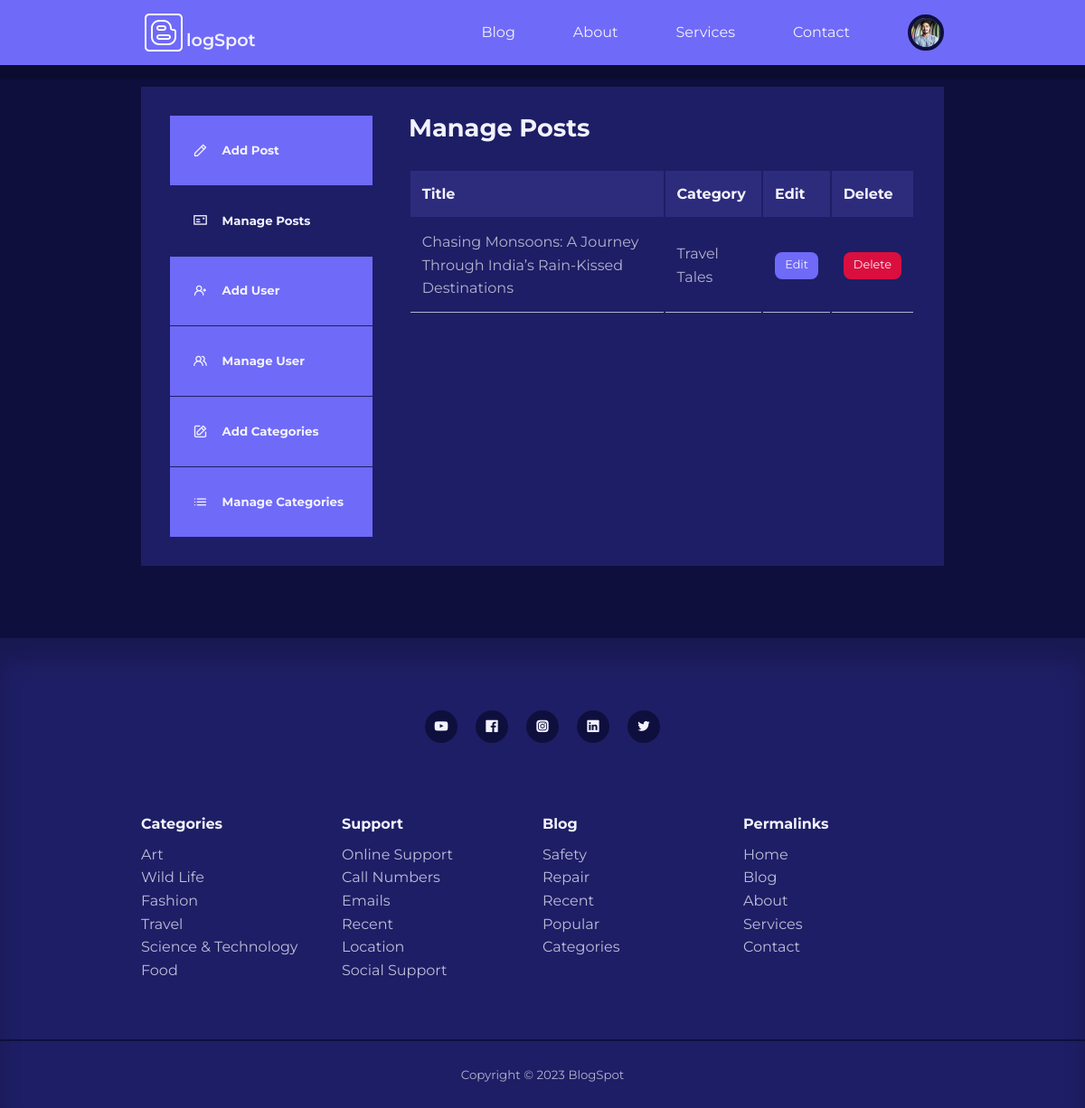
Page /admin/ (signed in) on the committed database.
### tables this page shows
CREATE TABLE `users` (
  `id` int(11) UNSIGNED NOT NULL,
  `firstname` varchar(50) NOT NULL,
  `lastname` varchar(50) NOT NULL,
  `username` varchar(50) NOT NULL,
  `email` varchar(100) NOT NULL,
  `password` varchar(255) NOT NULL,
  `avatar` varchar(255) NOT NULL,
  `admin` tinyint(1) NOT NULL
);

CREATE TABLE `posts` (
  `id` int(11) UNSIGNED NOT NULL,
  `title` varchar(255) NOT NULL,
  `body` text NOT NULL,
  `thumbnail` varchar(255) NOT NULL,
  `date_time` timestamp NOT NULL DEFAULT current_timestamp(),
  `category_id` int(11) UNSIGNED DEFAULT NULL,
  `author_id` int(11) UNSIGNED NOT NULL,
  `is_featured` tinyint(1) NOT NULL
);

CREATE TABLE `categories` (
  `id` int(11) UNSIGNED NOT NULL,
  `title` varchar(50) NOT NULL,
  `description` text NOT NULL
);

### admin/partial/header.php (called while the page is built, shortened)
<?php
require '../partials/header.php';
?>

### admin/index.php (the view, shortened to what this page needs)
<?php
include 'partial/header.php';
$current_user_id = $_SESSION['user-id'];
$query = "SELECT id, title, category_id FROM posts WHERE author_id='$current_user_id' ORDER BY id DESC";
$posts = mysqli_query($connection, $query);
?>
<section class="dashboard">
    <div class="container dashboard__container">
        <aside>
            <ul>
                <li>
                    <a href="add-post.php"><i class="uil uil-pen"></i>
                        <h5>Add Post</h5>
                    </a>
                </li>
                <li>
                    <a href="index.php" class="active"><i class="uil uil-postcard"></i>
                        <h5>Manage Posts</h5>
                    </a>
                </li>
                <?php if(isset($_SESSION['user_is_admin'])) :?>
                <li>
                    <a href="add-user.php"><i class="uil uil-user-plus"></i>
                        <h5>Add User</h5>
                    </a>
                </li>
                <li>
                    <a href="manage-users.php"><i class="uil uil-users-alt"></i>
                        <h5>Manage User</h5>
                    </a>
                </li>
                <li>
                    <a href="add-category.php"><i class="uil uil-edit"></i>
                        <h5>Add Categories</h5>
                    </a>
                </li>
                <li>
                    <a href="manage-categories.php"><i class="uil uil-list-ul"></i>
                        <h5>Manage Categories</h5>
                    </a>
                </li>
                <?php endif ?>
            </ul>
        </aside>
        <main>
            <h2>Manage Posts</h2>
            <?php if(mysqli_num_rows($posts) > 0) : ?>
            <table>
                <thead>
                    <tr>
                        <th>Title</th>
                        <th>Category</th>
                        <th>Edit</th>
                        <th>Delete</th>
                    </tr>
                </thead>
                <tbody>
                    <?php while($post = mysqli_fetch_assoc($posts)) : ?>
                    <?php
                    $category_id = $post['category_id'];
                    $category_query = "SELECT title FROM categories WHERE id='$category_id'";
                    $category_result = mysqli_query($connection, $category_query);
                    $category = mysqli_fetch_assoc($category_result);
                    ?>
                    <tr>
                        <td><?= $post['title'] ?></td>
                        <td><?= $category['title'] ?></td>
                        <td><a href="<?= ROOT_URL ?>admin/edit-post.php?id=<?= $post['id'] ?>" class="btn sm">Edit</a></td>
                        <td><a href="<?= ROOT_URL ?>admin/delete-post.php?id=<?= $post['id'] ?>" class="btn sm danger">Delete</a></td>
                    </tr>
                    <?php endwhile ?>
                </tbody>
            </table>
            <?php else :?>
                <div class="alert__message error"><?= "No posts found" ?></div>
            <?php endif ?>
        </main>
    </div>
</section>
<?php
include '../partials/footer.php'
?>

### partials/header.php (shortened to what this page needs)
<?php
require 'config/database.php';
if(isset($_SESSION['user-id'])) {
    $id = filter_var($_SESSION['user-id'], FILTER_SANITIZE_NUMBER_INT);
    $query = "SELECT avatar FROM users WHERE id=$id";
    $result = mysqli_query($connection, $query);
    $avatar = mysqli_fetch_assoc($result);
}
?>
<!DOCTYPE html>
<html lang="en">
<head>
  <link rel="stylesheet" href="<?= ROOT_URL ?>css/styles.css">
  <link rel="stylesheet" href="https://unicons.iconscout.com/release/v4.0.8/css/line.css">
</head>
<body>
    <nav>
        <div class="container nav__container">
            <a href="<?= ROOT_URL ?>" class="nav__logo">logSpot</a>
            <ul class="nav__items">
                <li><a href="<?= ROOT_URL ?>blog.php">Blog</a></li>
                <li><a href="<?= ROOT_URL ?>about.php">About</a></li>
                <li><a href="<?= ROOT_URL ?>services.php">Services</a></li>
                <li><a href="<?= ROOT_URL ?>contact.php">Contact</a></li>
                <?php if(isset($_SESSION['user-id'])) :?>
                <li class="nav__profile">
                    <div class="avatar">
                    <img src="<?= ROOT_URL ?>images/<?= $avatar['avatar'] ?>">
                    </div>
                </li>
                <?php else :?>
                <li><a href="<?= ROOT_URL ?>signin.php">Signin</a></li>
                <?php endif ?>
            </ul>
        </div>
    </nav>

### css/styles.css (style rules this page uses)
:root { --color-primary: #6f6af8; --color-primary-light: hsl(242, 91%, 69%, 18%); --color-primary-variant: #5854c7; --color-red: #da0f3f; --color-red-light: hsl(346, 87%, 46%, 15%); --color-green: #00c476; --color-green-light: hsl(156, 100%, 38%, 15%); --color-gray-900: #1e1e66; --color-gray-700: #2d2b7c; --color-gray-300: rgba(242, 242, 254, 0.3); --color-gray-200: rgba(242, 242, 254, 0.7); --color-white: #f2f2fe; --color-bg: #0f0f3e; --transition: all 300ms ease; --container-width-lg: 74%; --container-width-md: 88%; --form-width: 50%; --card-border-radius-1: 0.3rem; --card-border-radius-2: 0.5rem; --card-border-radius-3: 0.8rem; --card-border-radius-4: 2rem; --card-border-radius-5: 5rem; }
* { margin: 0; padding: 0; outline: 0; border: 0; appearance: none; list-style: none; text-decoration: none; box-sizing: border-box; }
body { font-family: 'Montserrat', sans-serif; line-height: 1.6; color: var(--color-gray-200); overflow-x: hidden; background: var(--color-bg); font-size: 1rem; }
.container { width: var(--container-width-lg); max-width: 1800px; margin-inline: auto; }
section { margin-top: 3rem; width: 100vw; }
h1, h2, h3, h4, h5 { color: var(--color-white); line-height: 1.3; }
h2 { font-size: 1.7rem; margin: 1rem 0; }
a { color: var(--color-white); transition: var(--transition); font-size: 1rem; }
img { display: block; width: 100%; object-fit: cover; }
nav { background: var(--color-primary); width: 100vw; height: 4.5rem; position: fixed; top: 0; z-index: 10; box-shadow: 0 1rem rgba(0 , 0, 0, 0.2); }
.nav__container { height: 100%; display: flex; align-items: center; justify-content: space-between; }
.avatar { width: 2.5rem; height: 2.5rem; border-radius: 50%; overflow: hidden; border: 0.3rem solid var(--color-bg); }
.nav__logo { font-weight: 600; font-size: 1.2rem; height: 50px; }
a.nav__logo svg { margin-bottom: -10px; }
.nav__items { display: flex; align-items: center; gap: 4rem; }
.nav__profile { position: relative; cursor: pointer; }
.btn { display: inline-block; width: fit-content; padding: 0.6rem 1.2rem; background-color: var(--color-primary); border-radius: var(--card-border-radius-2); cursor: pointer; transition: var(--transition); color: var(--color-white); }
.btn.sm { padding: 0.3rem 0.7rem; font-size: 0.8rem; }
.btn.danger { background: var(--color-red); }
.dashboard { margin-top: 6rem; }
.dashboard__container { display: grid; grid-template-columns: 14rem auto; gap: 1rem; background: var(--color-gray-900); padding: 2rem; margin-bottom: 5rem; }
.dashboard aside a { background-color: var(--color-primary); display: flex; gap: 1rem; align-items: center; padding: 1.6rem; }
.dashboard aside ul li:not(:last-child) a { border-bottom: 1px solid var(--color-gray-900); }
.dashboard aside a.active { background-color: var(--color-gray-900); }
.dashboard main { margin-left: 1.5rem; }
.dashboard main h2 { margin: 0 0 2rem 0; line-height: 1; }
.dashboard main table { width: 100%; text-align: left; }
.dashboard main table th { background: var(--color-gray-700); padding: 0.8rem; color: var(--color-white); }
.dashboard main table td { padding: 0.8rem; border-bottom: 1px solid var(--color-gray-200); }

### rows in the picture
users: avatar (picture)
posts: title "Chasing Monsoons: A Journey Through India’s Rain-Kissed Destinations", category.title "Travel Tales"
